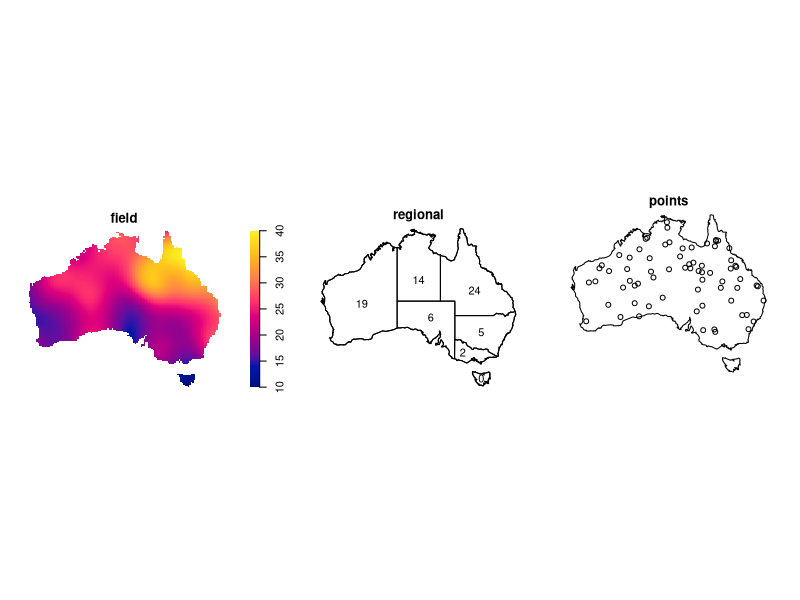
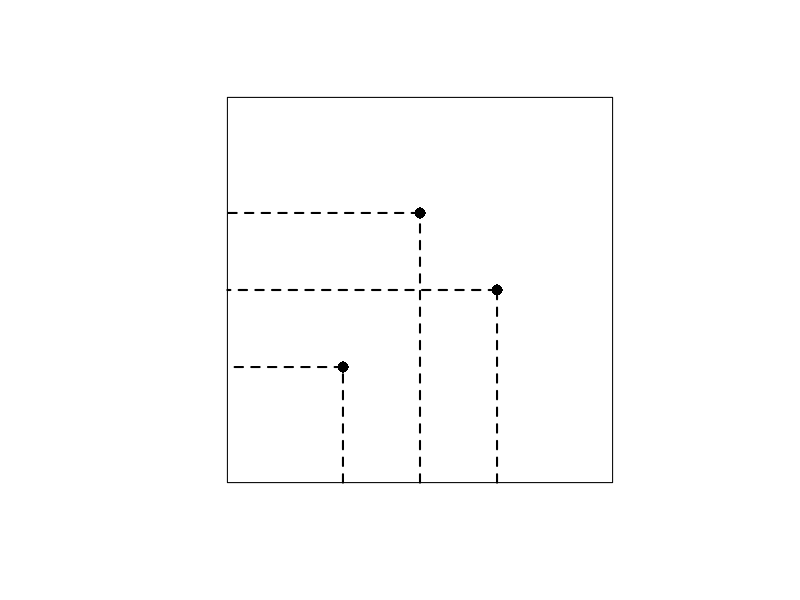
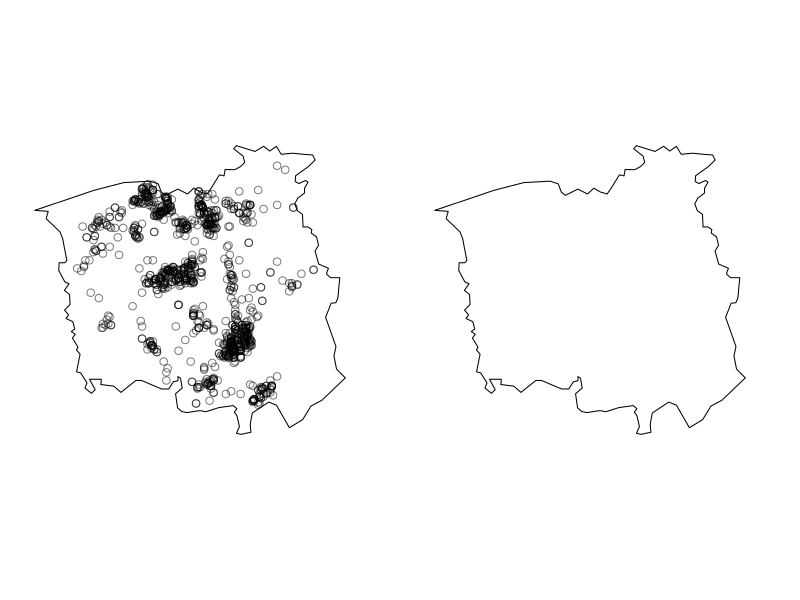
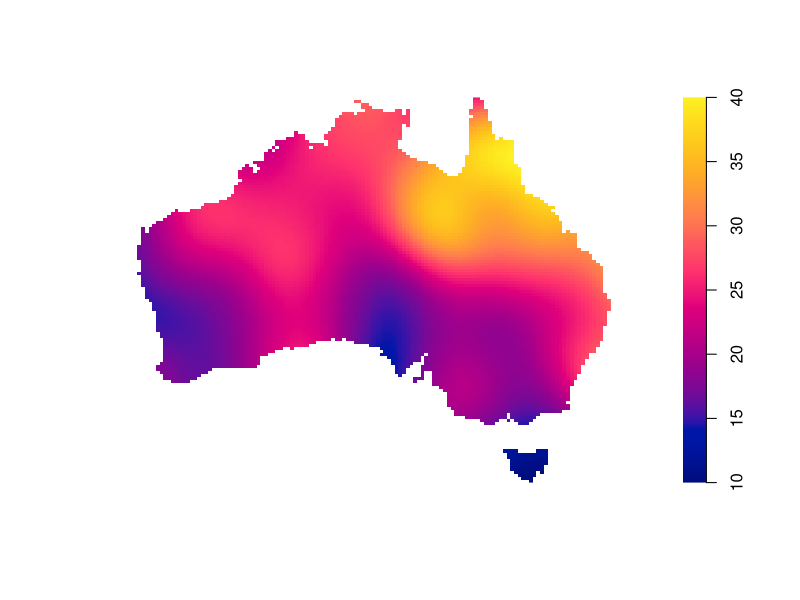
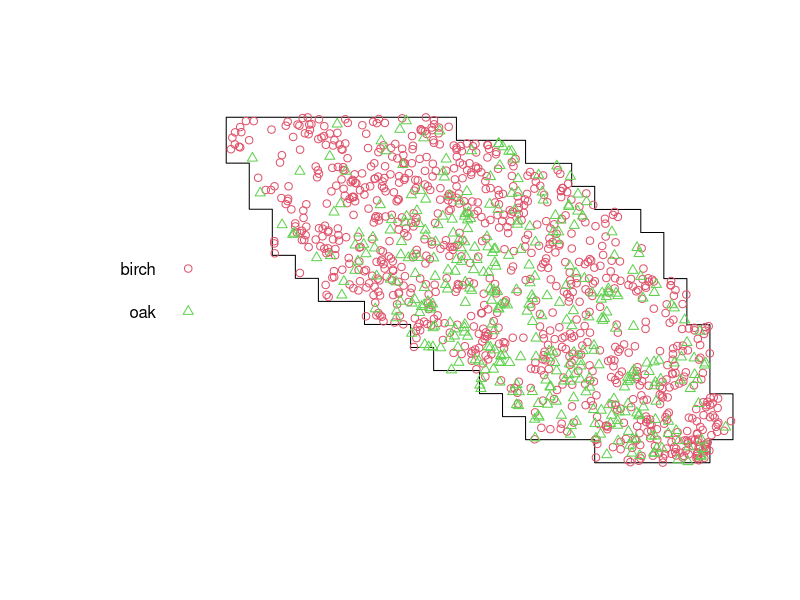
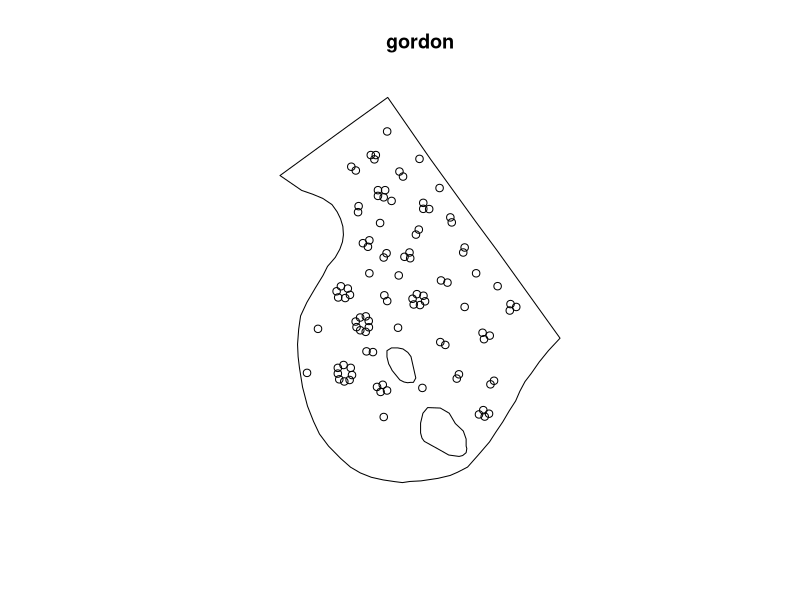
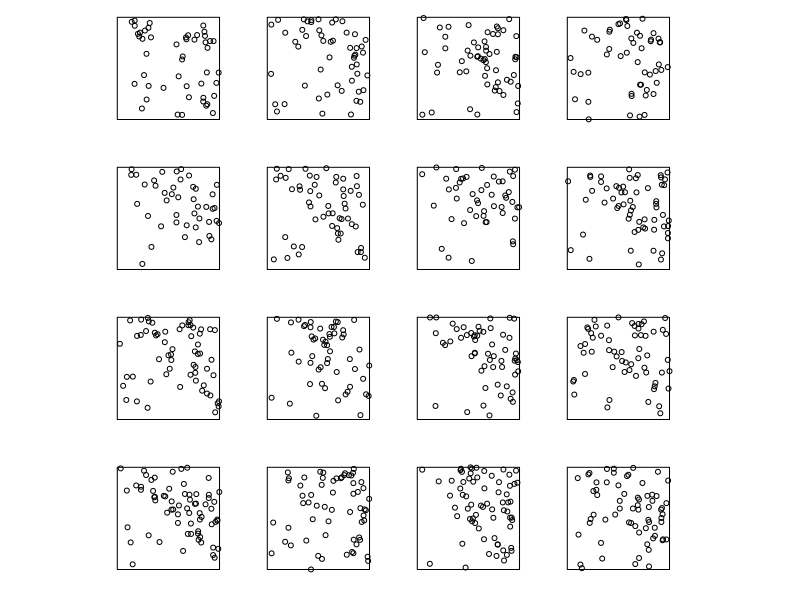
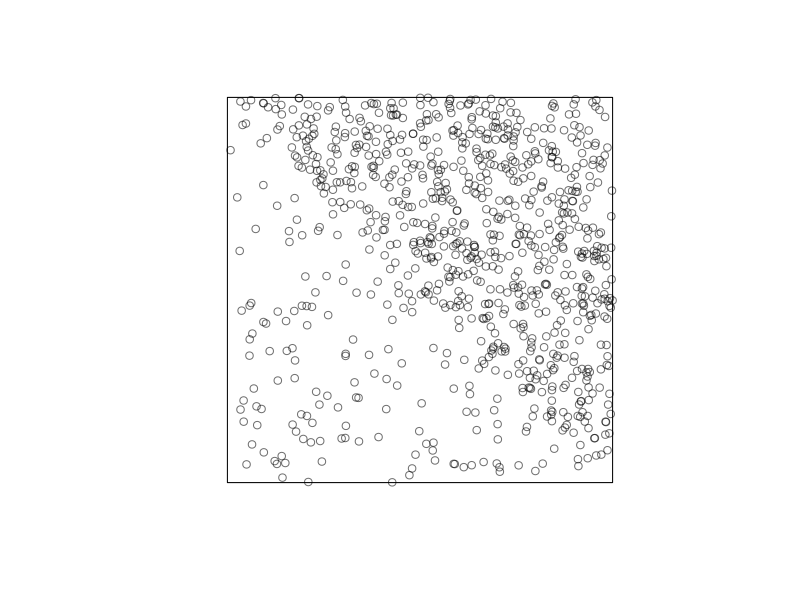

Source code (R) for these figures, in order:
## ---- chunk 1
library(spatstat)
## ---- chunk 2
W <- Window(austates)
f <- function(x,y){ 50+y }
X <- rpoint(70, f, win=W)
Z <- scaletointerval(density(X, 3), from=10, to=40)
agg <- quadratcount(X, tess=austates)
plot(solist(field=Z, regional=agg, points=X), main="", box=FALSE)
## ---- chunk 3
xx <- c(0.3, 0.5, 0.7)
yy <- c(0.3, 0.7, 0.5)
XX <- ppp(xx, yy, 0:1, 0:1)
LL <- psp(c(xx[1], xx[1], xx[2], xx[2], xx[3], xx[3]),
          c(0,     yy[1], 0,     yy[2], 0,     yy[3]),
	  c(xx[1], 0,     xx[2], 0,     xx[3], 0),
	  c(yy[1], yy[1], yy[2], yy[2], yy[3], yy[3]),
	  owin())
plot(LL, main="", lwd=2, lty=2)
plot(XX, add=TRUE, pch=16, cex=1.5)
## ---- chunk 4
plot(solist(unmark(chorley), Window(chorley)), main="", main.panel="")
## ---- chunk 5
plot(Z, main="",box=FALSE)
## ---- chunk 6
plot(urkiola, main="", cols=2:3)
## ---- chunk 7
gordon
class(gordon)
## ---- chunk 8
plot(gordon)
## ---- chunk 9
head(as.data.frame(gordon))
## ---- chunk 10
W <- Window(gordon)
W
class(W)
## ---- chunk 11
hyytiala
marks(hyytiala)
## ---- chunk 12
longleaf
marks(longleaf)
## ---- chunk 13
finpines
head(marks(finpines))
## ---- chunk 14
library(spatstat)
## ---- chunk 15
f <- function(x,y) ifelse(x + y < 1, 20, 100)
YY <- rpoispp(f, nsim=16)
plot(YY, main="", main.panel="")
## ---- chunk 16
YYY <- do.call(superimpose, unname(YY))
plot(YYY, main="")
## ---- chunk 17
library(spatstat)
plot(japanesepines)
Z <- density(japanesepines, sigma=0.1)
plot(Z)
## ---- chunk 18
plot(solist(data=japanesepines,
             "sigma=0.05"=density(japanesepines, 0.05),
             "sigma=0.1"=density(japanesepines, 0.1),
             "sigma=0.2"=density(japanesepines, 0.2)),
	      main="", nrows=1)
## ---- chunk 19
bw.ppl(japanesepines)
bw.CvL(japanesepines)
bw.diggle(japanesepines)
bw.scott(japanesepines)
## ---- chunk 20
mucosa
plot(mucosa, cols=c(2,3))
## ---- chunk 21
M <- split(mucosa)
M
class(M)
plot(M)
## ---- chunk 22
B <- density(M, sigma=bw.ppl)
B
plot(B)
## ---- chunk 23
lambdaECL <- B[["ECL"]]
lambdaOther <- B[["other"]]
lambdaDot <- lambdaECL + lambdaOther
pECL <- lambdaECL/lambdaDot
pOther <- lambdaOther/lambdaDot
plot(pECL)
## ---- chunk 24
V <- relrisk(mucosa, bw.ppl, casecontrol=FALSE)
plot(V, main="")
## ---- chunk 25
bw.relrisk(mucosa)
Vr <- relrisk(mucosa, bw.relrisk, casecontrol=FALSE)
plot(Vr, main="")
## ---- chunk 26
segregation.test(mucosa, sigma=0.15, verbose=FALSE)
## ---- chunk 27
E <- split(mucosa)$ECL
plot(E)
## ---- chunk 28
g <- rhohat(E, "y")
plot(g)
## ---- chunk 29
X <- murchison$gold
L <- murchison$faults
X <- rescale(X, 1000, "km")
L <- rescale(L, 1000, "km")
D <- distfun(L)
plot(solist(gold=X, faults=L, distance=D), main="", equal.scales=TRUE)
## ---- chunk 30
h <- rhohat(X, D)
plot(h, xlim = c(0, 20))
